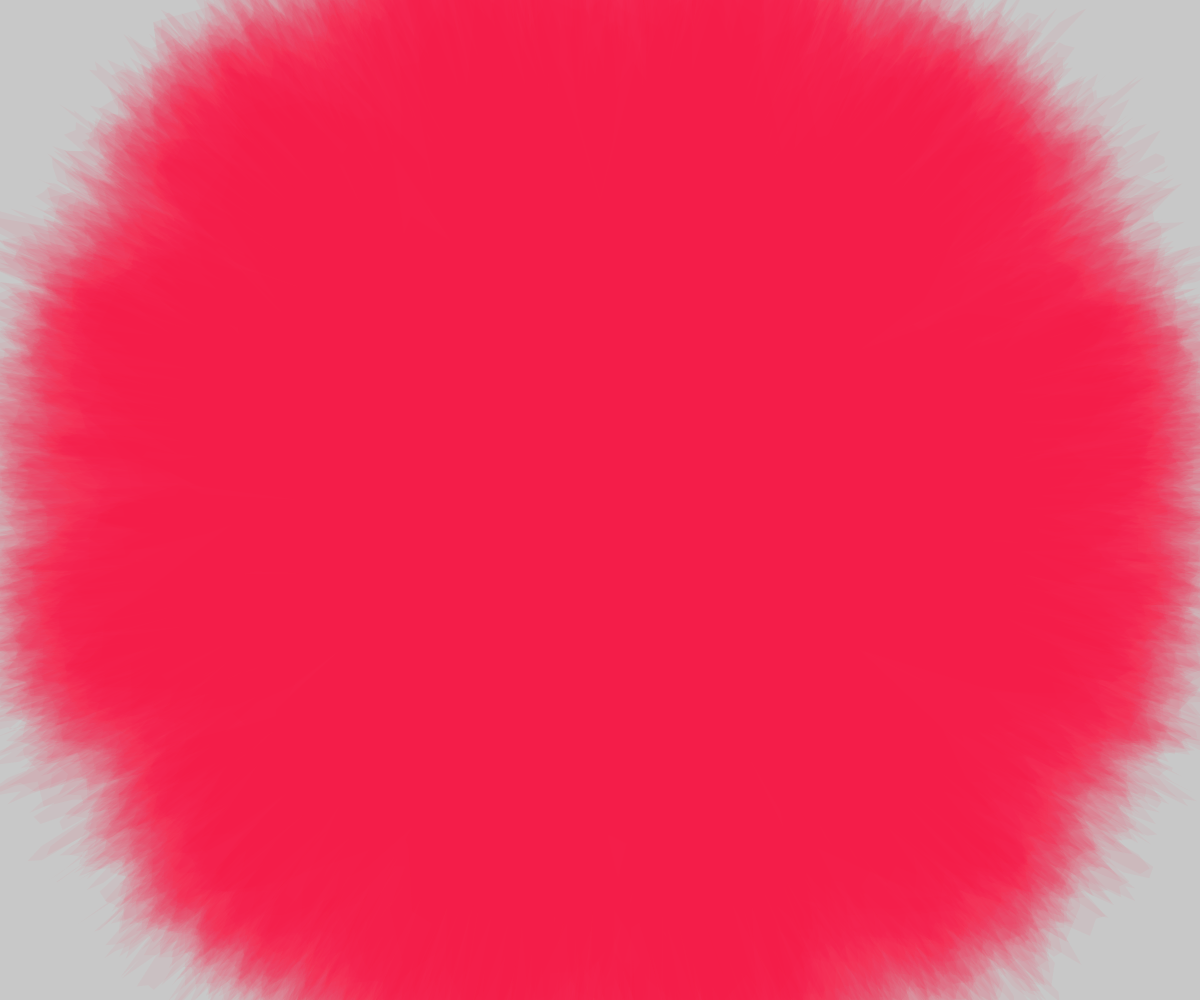
Frame 1 (no input)
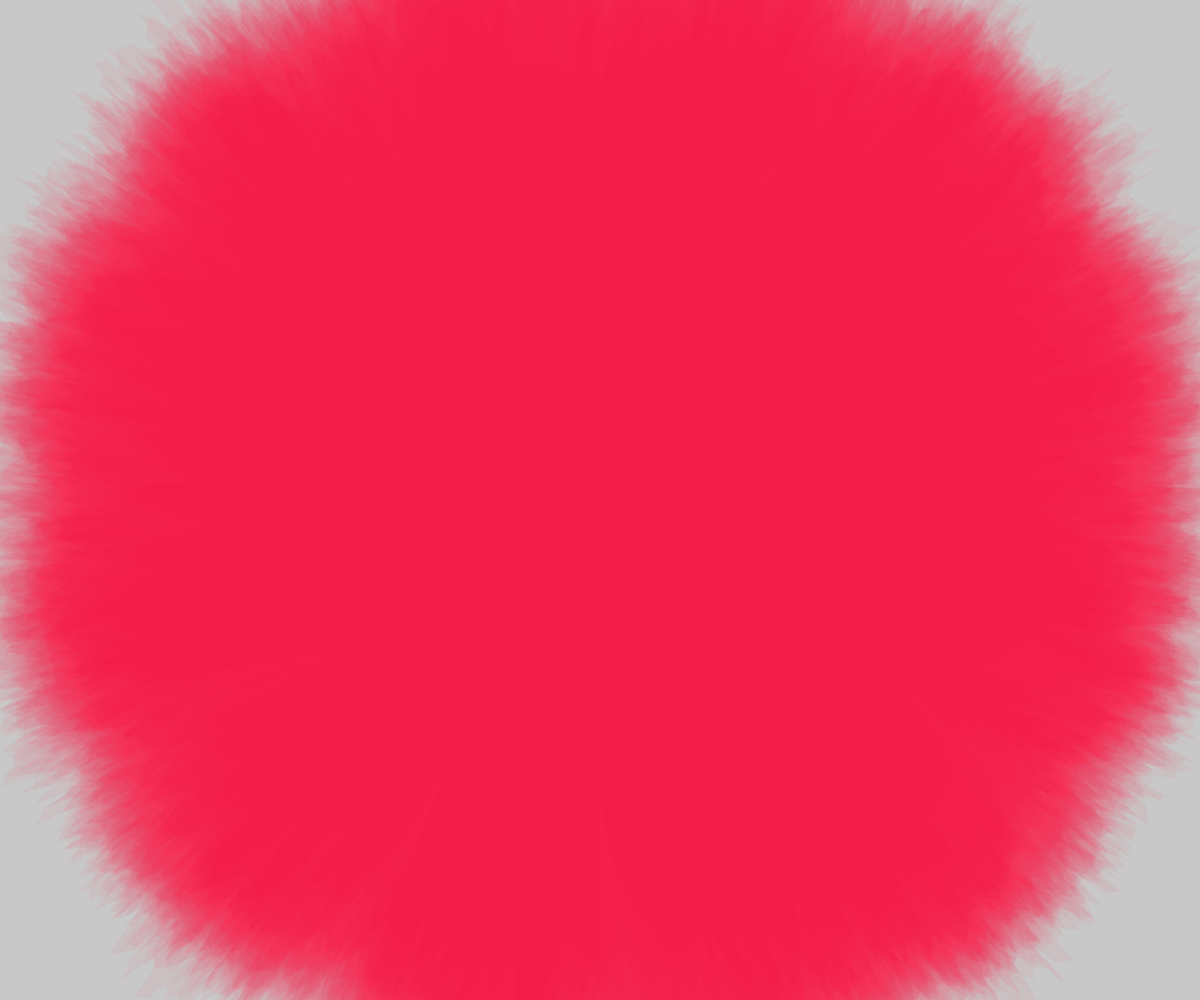
Frame 2 (the mouse pressed at the canvas centre, redrawn once)

The p5.js sketch that drew these frames (run headless with seeded random() and noise() and a simulated clock; the mouse was pressed at the canvas centre and the sketch redrawn once):

// p5.js sketch
// ── sketch.js

let time = 0.05

function setup() {
    createCanvas(windowWidth, windowHeight);
    // put setup code here
}

function polygon(x, y, radius, npoints) {
    let angle = TWO_PI / npoints;
    beginShape();
    for (let a = 0; a < TWO_PI; a += angle) {
        let sx = x + cos(a) * radius;
        let sy = y + sin(a) * radius;
        vertex(sx, sy);
    }
    endShape(CLOSE);
}

function absolute(num) {
    return num < 0 ? -num : num
}


function mousePressed() {
    text("(" + mouseX + ", " + mouseY + ")", mouseX, mouseY);
}

/*
    Returns the angle between two points in radians. Values are between 0 and 2 * PI."
 */
function angle(x1, y1, x2, y2) {
    let a = atan2(y2 - y1, x2 - x1)
    if (a < 0) {
        return a + 2.0 * PI
    }
    return a
}

function draw() {
    background(200)
    let paintDrop = new PaintDrop()
    paintDrop.drawPaintDrop()
    noLoop()
}

// ── ColorSelector.js
class ColorSelector {
    colors
    currentColor

    constructor(colors) {
        this.colors = colors;
    }

    onlyOneColor(selectedColor) {
        this.currentColor = selectedColor
        return this.currentColor
    }

    getCurrentColor() {
        return this.currentColor
    }

}
// ── PaintDrop.js
class PaintDrop {
    all_points = []


    absolute(num) {
        return num < 0 ? -num : num
    }


    randomPointBetween(x1, y1, x2, y2, lvl) {
        let where = randomGaussian(0.5, 0.2)
        let pX = lerp(x1, x2, where)
        let pY = lerp(y1, y2, where)

        let x = x1 - x2
        let y = y1 - y2
        let amplitude = this.absolute(randomGaussian(width * (2*lvl)/100, 1))

        let randomAngle = randomGaussian(PI / 2, 1)

        let vX = pX + x * cos(randomAngle) - y * sin(randomAngle)
        let vY = pY + x * sin(randomAngle) + y * cos(randomAngle)

        let normalVector = createVector(vX, vY)
        normalVector.setMag(amplitude)

        return [pX+normalVector.x, pY+normalVector.y]
    }

    recursivelyEdge(p1, p2, level) {
        if (level < 1) {
            return 0
        }
        let r = this.randomPointBetween(p1.x, p1.y, p2.x, p2.y, level)
        let newP = {x: r[0], y: r[1]}
        let p1_idx = this.all_points.findIndex((point) => {
            return point.x === p1.x && point.y === p1.y
        })
        if (p1_idx !== -1) {
            this.all_points.splice(p1_idx + 1, 0, newP)
        }
        let nextLevel = level - 1

        this.recursivelyEdge(p1, newP, nextLevel)
        this.recursivelyEdge(newP, p2, nextLevel)
    }

    drawRecursivePolygon(x, y, radius, polygonNpoints, borderLoopNumber, addedVertex) {
        let angle = TWO_PI / polygonNpoints;
        for (let a = 0; a < TWO_PI; a += angle) {
            let sx = x + cos(a) * radius;
            let sy = y + sin(a) * radius;
            let nP = {
                x: sx,
                y: sy
            } // New point
            this.all_points.push(nP)
        }
        let first_points = this.all_points.slice()
        for (let [idx, p] of first_points.entries()) {
            if (idx < first_points.length - 1) {
                let tmp = first_points[idx + 1]
                this.recursivelyEdge(p, tmp, borderLoopNumber)
            } else {
                this.recursivelyEdge(p, first_points[0], borderLoopNumber)
            }
        }

        beginShape();
        for (let p of this.all_points) {
            if (!addedVertex) {
                if (first_points.find((point) => {
                    return p.x === point.x && p.y === point.y
                })) {
                    vertex(p.x, p.y)
                } else {
                    strokeWeight(10)
                    point(p.x, p.y)
                }
            } else {
                vertex(p.x, p.y)
            }
        }
        endShape(CLOSE);
    }

    drawPaintDrop(){
        let NLayer = 50
        let opacity = 10
        for(let i = 0 ;i < NLayer ; i++){
            push();
            noStroke()
            fill(255, 0, 50,opacity)
            translate(width * 0.5, height * 0.5);
            this.all_points = []
            this.drawRecursivePolygon(0, 0, width / 4, 12, 6,true);
            pop();
        }
    }
}
